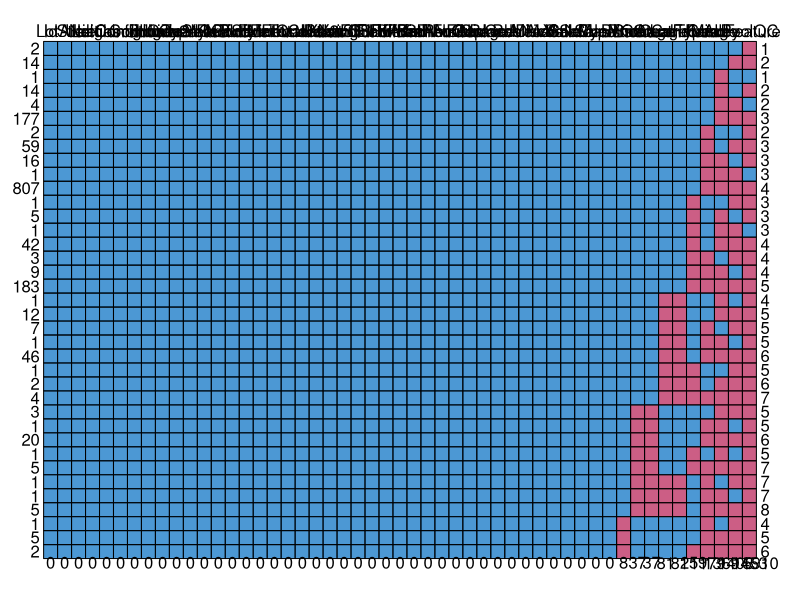

Write the R code that produced this figure. (Note: this script raises an error after producing the figure.)
#MA321 ASSIGNMENT
# Load the dataset
data <- read.csv("house_data.csv")
attach(data)
# Viewing the first few rows of the dataset
head(data)
# Viewing the names of the variables
names(data)
#An overview of the dataset's structure
dim(data) 
str(data)
#Numerical summaries of the variables in the dataset
summary(data)

# Identifying and displaying numerical variables
num_var <- sapply(data, function(x) is.numeric(x))
dim(data[, num_var])
names(data[, num_var])

#checking for missing variables 
is.na(data)
install.packages("mice")
library(mice)
md.pattern(data) #We can see that only 10 variables have missing values(they have red boxes)
#No. of missing values in the data frame
sum(is.na(data))
#No. of missing values in each column of the data frame
missing_var<-sapply(data, function(x) sum(is.na(x)))
#Counting variables with missing values 
missing_counts <- colSums(is.na(data))
#Display names of variables with missing values 
missing_var_names <- names(missing_counts[missing_counts > 0])
missing_var_names




###########################################
# Create a histogram of a variable using ggplot2
library(ggplot2)
ggplot(data, aes(x = variable)) + geom_histogram()

# Create a boxplot of a variable by group using ggplot2
ggplot(data, aes(x = group, y = variable)) + geom_boxplot()

# Add initial comments about the dataset
# For example, you may comment on the distribution of the variables, any outliers or missing values, and any interesting patterns or relationships that you observe.
